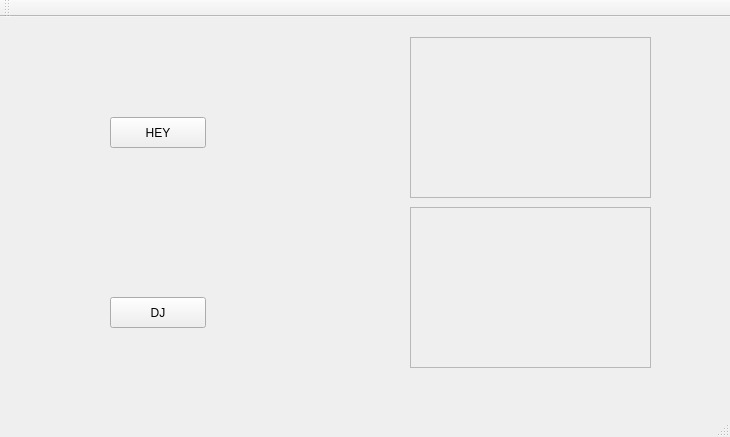
<?xml version="1.0" encoding="UTF-8"?>
<ui version="4.0">
 <class>MainWindow</class>
 <widget class="QMainWindow" name="MainWindow">
  <property name="geometry">
   <rect>
    <x>0</x>
    <y>0</y>
    <width>730</width>
    <height>437</height>
   </rect>
  </property>
  <property name="windowTitle">
   <string>Janelinha Piscante</string>
  </property>
  <widget class="QWidget" name="centralWidget">
   <widget class="QWidget" name="widHey" native="true">
    <property name="geometry">
     <rect>
      <x>40</x>
      <y>30</y>
      <width>251</width>
      <height>151</height>
     </rect>
    </property>
    <widget class="QPushButton" name="pushHey">
     <property name="geometry">
      <rect>
       <x>70</x>
       <y>70</y>
       <width>96</width>
       <height>31</height>
      </rect>
     </property>
     <property name="text">
      <string>HEY</string>
     </property>
    </widget>
   </widget>
   <widget class="QWidget" name="widDj" native="true">
    <property name="geometry">
     <rect>
      <x>40</x>
      <y>210</y>
      <width>251</width>
      <height>151</height>
     </rect>
    </property>
    <widget class="QPushButton" name="pushDj">
     <property name="geometry">
      <rect>
       <x>70</x>
       <y>70</y>
       <width>96</width>
       <height>31</height>
      </rect>
     </property>
     <property name="text">
      <string>DJ</string>
     </property>
    </widget>
   </widget>
   <widget class="QScrollArea" name="scrollHey">
    <property name="geometry">
     <rect>
      <x>410</x>
      <y>20</y>
      <width>241</width>
      <height>161</height>
     </rect>
    </property>
    <property name="widgetResizable">
     <bool>true</bool>
    </property>
    <widget class="QWidget" name="scrollAreaWidgetContents">
     <property name="geometry">
      <rect>
       <x>0</x>
       <y>0</y>
       <width>239</width>
       <height>159</height>
      </rect>
     </property>
    </widget>
   </widget>
   <widget class="QScrollArea" name="scrollDj">
    <property name="geometry">
     <rect>
      <x>410</x>
      <y>190</y>
      <width>241</width>
      <height>161</height>
     </rect>
    </property>
    <property name="widgetResizable">
     <bool>true</bool>
    </property>
    <widget class="QWidget" name="scrollAreaWidgetContents_2">
     <property name="geometry">
      <rect>
       <x>0</x>
       <y>0</y>
       <width>239</width>
       <height>159</height>
      </rect>
     </property>
    </widget>
   </widget>
  </widget>
  <widget class="QMenuBar" name="menuBar">
   <property name="geometry">
    <rect>
     <x>0</x>
     <y>0</y>
     <width>730</width>
     <height>27</height>
    </rect>
   </property>
  </widget>
  <widget class="QToolBar" name="mainToolBar">
   <attribute name="toolBarArea">
    <enum>TopToolBarArea</enum>
   </attribute>
   <attribute name="toolBarBreak">
    <bool>false</bool>
   </attribute>
  </widget>
  <widget class="QStatusBar" name="statusBar"/>
 </widget>
 <layoutdefault spacing="6" margin="11"/>
 <resources/>
 <connections/>
</ui>
